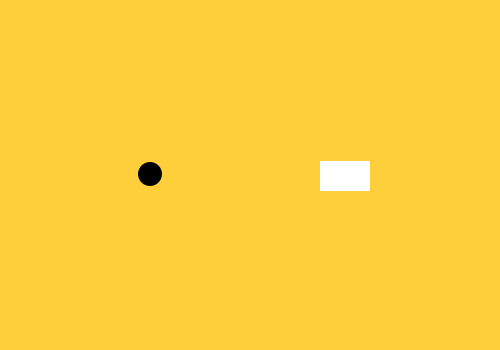
Frame 1 (no input)
Frame 60 (the mouse pressed at the canvas centre just before this capture): identical to frame 1, image omitted
Frame 120 (the mouse held since frame 60 and released just before this capture): identical to frame 1, image omitted

The Processing sketch that drew this single still picture (run headless with seeded random() and noise(); from frame 60 on, the mouse is pressed at the canvas centre):

// Processing sketch: processing_87864
// ── processing_87864.pde

int x = 150;
int y = 174;
int radius = 12;

void setup() {
  size(500,350);
  smooth();
  ellipseMode(RADIUS);
}

void draw() {
  
//------------------------------------CIRCLE
  background (255,207,59);
  float d = dist(mouseX, mouseY, x, y);
  noStroke();
  if (d<radius) {
    radius++;
    fill(255);
  } 
  else {
    fill(0);
  }
  ellipse(x, y, radius, radius);
  
  if (mousePressed == true) {
    radius = 12;
  }
  
//------------------------------------RECT

int a = x+170;
int b = y-13;
int w = 50;
int h = 30;
noStroke();
  if ((mouseX > a) && (mouseX < a+w) &&
      (mouseY > b) && (mouseY < b+h)) {
    fill (0);
  } else {
    fill(255);
  }
  rect(a,b,w,h);
  
//------------------------------------END
}
